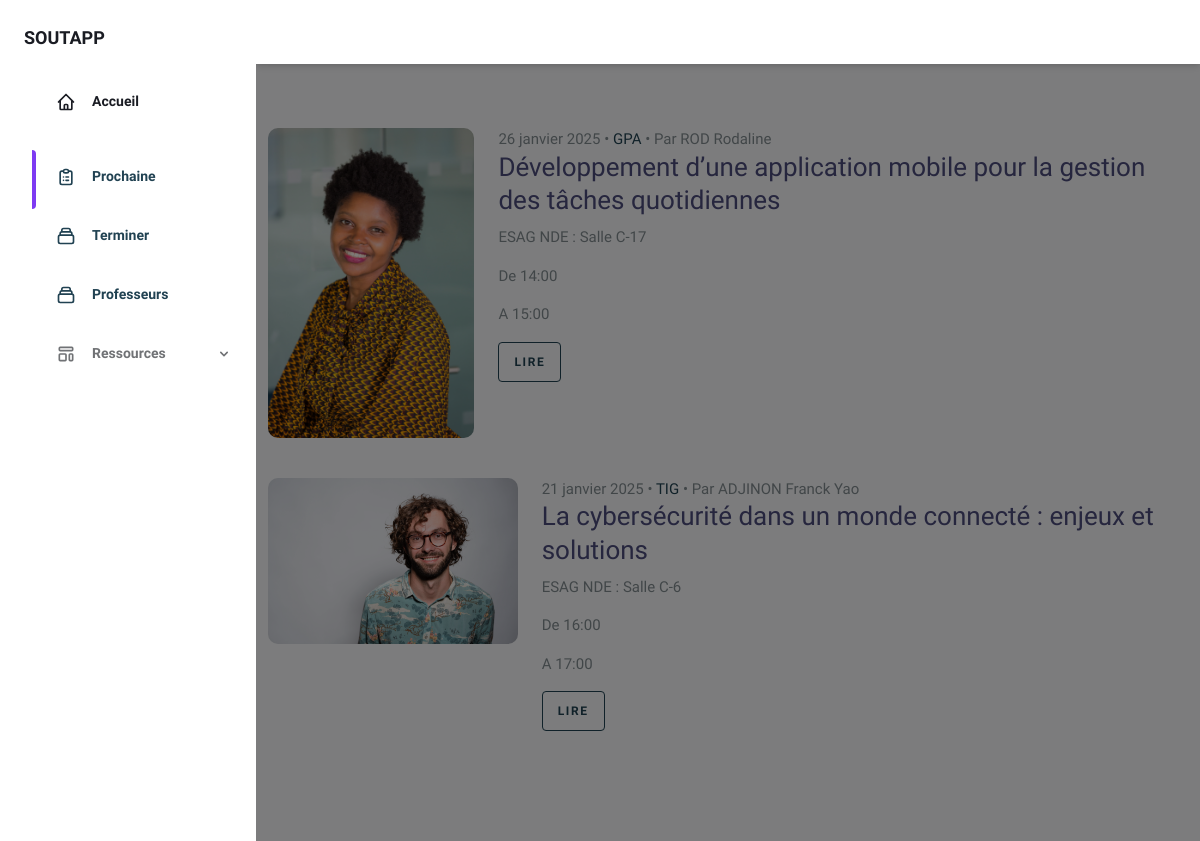
Page /blog_next (signed in) on the committed database.
### soutapp/models.py (models this page shows, shortened)
class Soutenance(models.Model):
    id_sout = models.AutoField(primary_key=True)
    theme = models.CharField(max_length=255)
    Heure_deb = models.TimeField(null=True, blank=True)
    Heure_fin = models.TimeField()
    Date_sout = models.DateField()
    lieu = models.CharField(max_length=100)
    is_finish = models.BooleanField()
    created_at = models.DateTimeField(auto_now_add=True)
    id_etudiant = models.ForeignKey(Etudiant, on_delete=models.CASCADE)

class Etudiant(models.Model):
    id_etudiant = models.AutoField(primary_key=True)
    nom_etu = models.CharField(max_length=50)
    prenom_etu = models.CharField(max_length=50)
    email_etu = models.EmailField(max_length=100)
    image_etu = models.ImageField(upload_to='etudiant_photos/')
    telephone_etu = models.CharField(max_length=100)
    created_at = models.DateTimeField(auto_now_add=True)
    id_filiere = models.ForeignKey(Filiere, on_delete=models.CASCADE)

class Filiere(models.Model):
    id_filiere = models.AutoField(primary_key=True)
    designation = models.CharField(max_length=100)
    created_at = models.DateTimeField(auto_now_add=True)

### soutapp/views.py (the view)
# urls.py: path('blog_next', views.blog_next, name='blog_next'),
def blog_next(request):
    user_id = request.session.get('user_id')
    if not user_id:
        return redirect('login')
    user = Utilisateur.objects.get(id_user=user_id)
    try:
        sout = Soutenance.objects.filter(is_finish=False).select_related('id_etudiant__id_filiere').order_by('-created_at')
    except Exception as e:
        pass
    return render(request, 'session-blog/blog.html', {'sout': sout, 'user': user})

### soutapp/templates/session-blog/blog.html (shortened to what this page needs)
{% extends 'session-templates/base.html' %}
{% load static %}
{% block active-next %}
  {% if sout %}
          <span class="absolute inset-y-0 left-0 w-1 bg-purple-600 rounded-tr-lg rounded-br-lg" aria-hidden="true">
          </span>
  {% endif %}
{% endblock %}
{% block content %}
  <div class="section search-result-wrap">
    <div class="container">
      <div class="row posts-entry">
        <div class="col-lg-12">
          {% if sout %}
            {% for st in sout %}
              <div class="blog-entry d-flex blog-entry-search-item">
                <a href="{% url 'sout_detail' st.id_sout %}" class="img-link me-4">
                  <img src="{{ st.id_etudiant.image_etu.url }}" alt="Image" class="img-fluid" class="lazy">
                </a>
                <div>
                  <span class="date">{{ st.Date_sout }} &bullet; <a href="{% url 'sout_detail' st.id_sout %}">{{ st.id_etudiant.id_filiere.designation }}</a> &bullet; Par {{ st.id_etudiant.nom_etu }} {{ st.id_etudiant.prenom_etu }}</span>
                  <h2><a href="{% url 'sout_detail' st.id_sout %}">{{ st.theme }}</a></h2>
                  <p>
                    {{ st.lieu }}
                  </p>
                  <p>
                    De {{ st.Heure_deb }}
                  </p>
                  <p>
                    A {{ st.Heure_fin }}
                  </p>
                  <p><a href="{% url 'sout_detail' st.id_sout %}" class="btn btn-sm btn-outline-primary">Lire</a></p>
                </div>
              </div>
            {% endfor %}
          {% endif %}
        </div>
      </div>
    </div>
  </div>
{% endblock %}

### rows in the picture
Soutenance: id_etudiant.image_etu (picture), Date_sout "26 janvier 2025", id_etudiant.id_filiere.designation "GPA", id_etudiant.nom_etu "ROD", id_etudiant.prenom_etu "Rodaline", theme "Développement d’une application mobile pour la gestion des tâches quotidiennes", lieu "ESAG NDE : Salle C-17", Heure_deb "14:00", Heure_fin "15:00"
Soutenance: id_etudiant.image_etu (picture), Date_sout "21 janvier 2025", id_etudiant.id_filiere.designation "TIG", id_etudiant.nom_etu "ADJINON", id_etudiant.prenom_etu "Franck Yao", theme "La cybersécurité dans un monde connecté : enjeux et solutions", lieu "ESAG NDE : Salle C-6", Heure_deb "16:00", Heure_fin "17:00"
